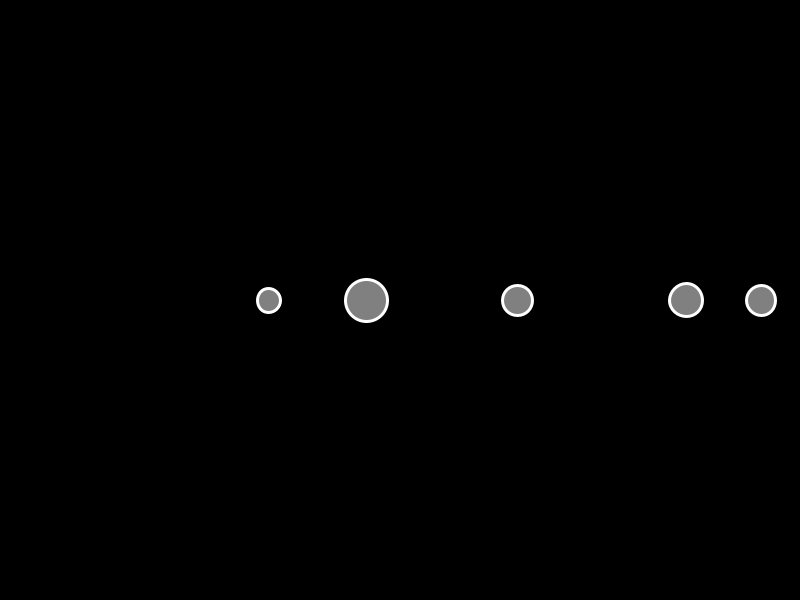
Frame 1 (no input)
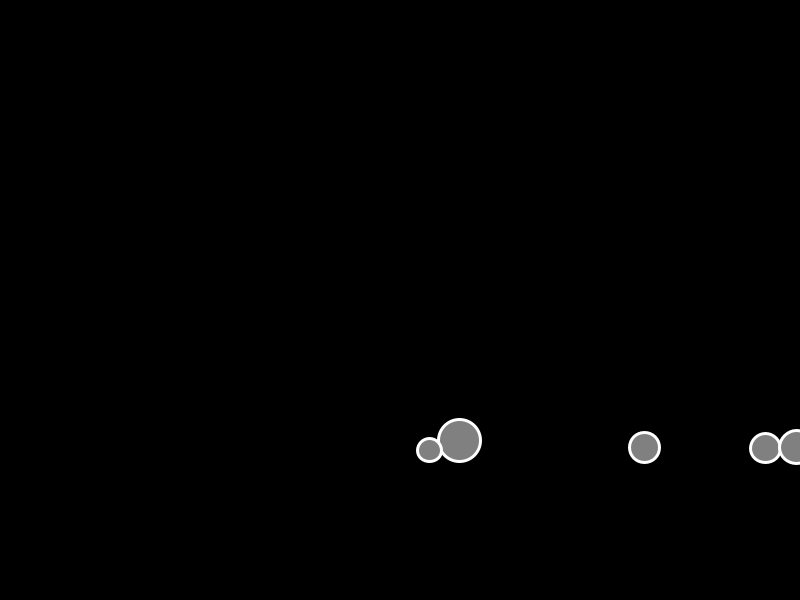
Frame 60 (the mouse pressed at the canvas centre just before this capture)
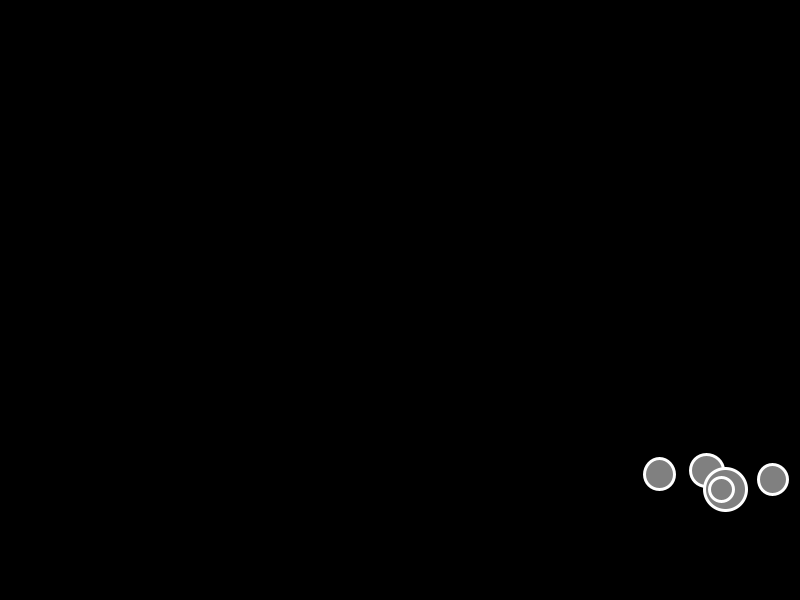
Frame 120 (the mouse held since frame 60 and released just before this capture)

The Processing sketch that drew these frames (run headless with seeded random() and noise(); from frame 60 on, the mouse is pressed at the canvas centre):

// Processing sketch: fuerzasFriccion
// ── fuerzasFriccion.pde
Bola[] bolas;

void setup() {
  size(800, 600);
  bolas = new Bola[5];
  for (int i = 0; i < bolas.length; i++) {
    bolas[i] = new Bola(random(width), height/2);
  }
}

void draw() {
  background(0);
  PVector gravedad = new PVector(0, 0.3);
  PVector viento = new PVector(0.11, 0);
  for (Bola b : bolas) {
    PVector g = PVector.mult(gravedad, b.masa);
    b.aplicarFuerza(g);
    b.aplicarFuerza(viento);
    PVector friccion = b.velocidad.copy();
    friccion.normalize();
    float c = -0.02;
    friccion.mult(c);
    b.aplicarFuerza(friccion);
    b.actualizar();
    b.bordes();
    b.dibujar();
  }
}
// ── Bola.pde
public class Bola {
  PVector posicion;
  PVector velocidad;
  PVector aceleracion;
  float masa;
  Bola(float x, float y) {
    posicion = new PVector(x, y);
    velocidad = new PVector(0, 0);
    aceleracion = new PVector(0, 0);
    masa = random(1, 3);
  }
  void dibujar() {
    stroke(255);
    fill(128);
    strokeWeight(3);
    ellipse(posicion.x, posicion.y, masa * 20, masa * 20);
  }
  void bordes() {
    if (posicion.x < 0 || posicion.x > width) {
      velocidad.x *= -1;
      posicion.x = constrain(posicion.x, 0, width);
    }
    if (posicion.y < 0 || posicion.y > height) {
      velocidad.y *= -1;
      posicion.y = constrain(posicion.y, 0, height);
    }
  }
  void actualizar() {
    velocidad.add(aceleracion);
    posicion.add(velocidad);
    aceleracion.mult(0);
  }
  void aplicarFuerza(PVector fuerza) {
    PVector f = PVector.div(fuerza, masa);
    aceleracion.add(f);
  }
}
